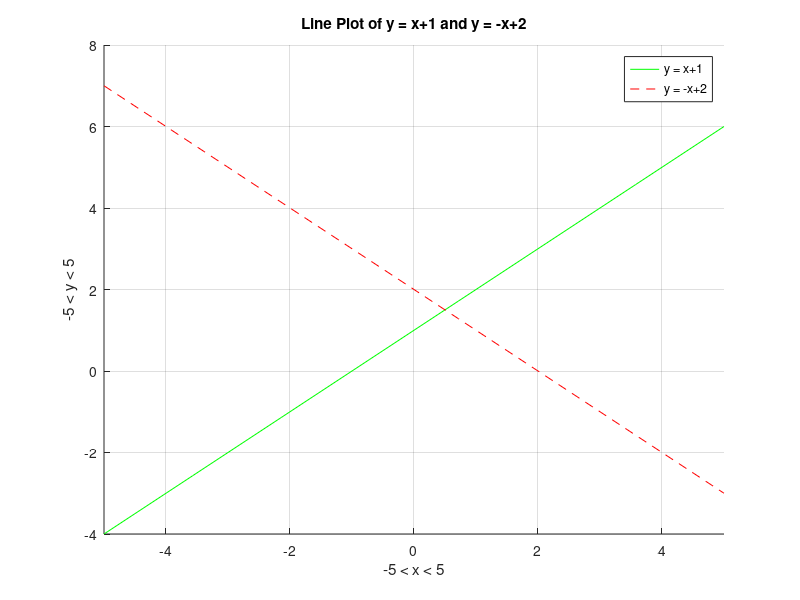

This chart was generated by the following MATLAB code:
% ©2021 HP.
clc;
clear;
clf;
    
hold on

fplot(@(x) x+1, [-5 5], 'g-');
fplot(@(x) -x+2, [-5 5], 'r--');

title('Line Plot of y = x+1 and y = -x+2');
xlabel('-5 < x < 5');
ylabel('-5 < y < 5');
legend({'y = x+1','y = -x+2'},'Location','northeast');
grid on

hold off
